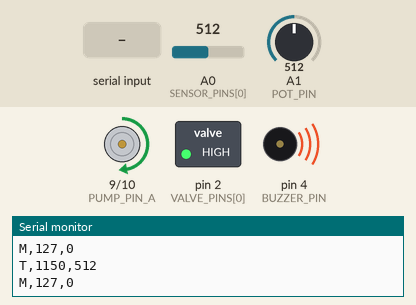
The sketch below on a simulated Arduino Uno, built with avr-gcc and run on an emulated ATmega328P. Shown: motor-driver pin pairs drawn as motors (green arrow = first pin HIGH = forward, orange = second pin HIGH = backward, longer = more drive), switched loads named in the sketch (green lamp = pin HIGH), buzzer (waves = sounding), the last lines printed to the serial monitor. The inputs (shaded band) are chosen by the test bench; at power-on: A1 (POT_PIN) = 512, A0 (SENSOR_PINS[0]) = 512.

Above: at 1.2 s.
1.3 s: A1 (POT_PIN) set to 716
At 1.8 s:
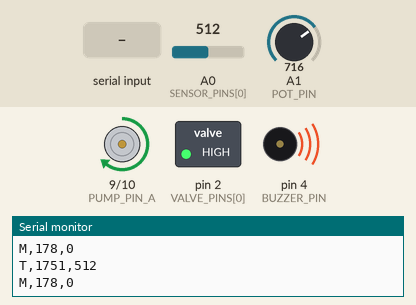
2.8 s: A0 (SENSOR_PINS[0]) set to 481
At 4.0 s:
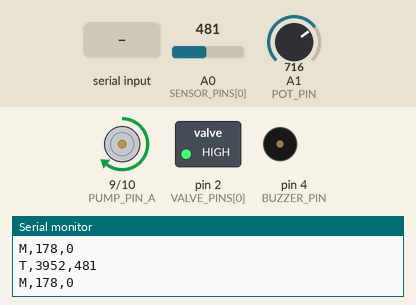
4.3 s: "PUMP,1\n" received over Serial
At 5.3 s:
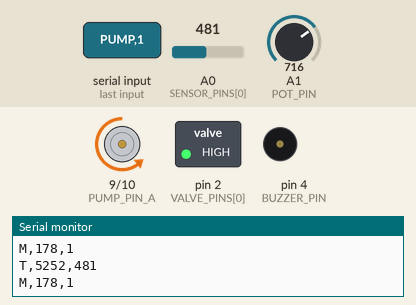
5.8 s: A0 (SENSOR_PINS[0]) set to 511
At 6.6 s:
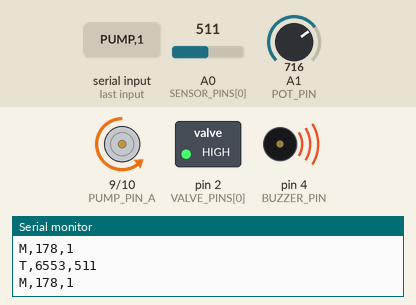
7.3 s: A1 (POT_PIN) set to 900
At 7.6 s:
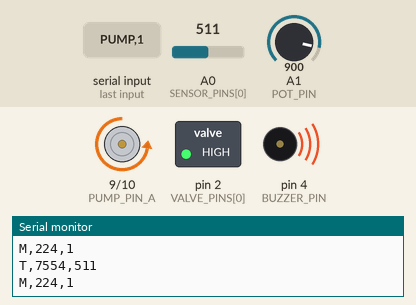
8.8 s: A0 (SENSOR_PINS[0]) set to 306
At 10.1 s:
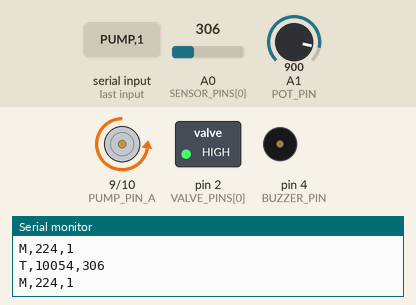
Timing chart, 0 to 11.3 s (numbered marks = the images above; inputs shaded):
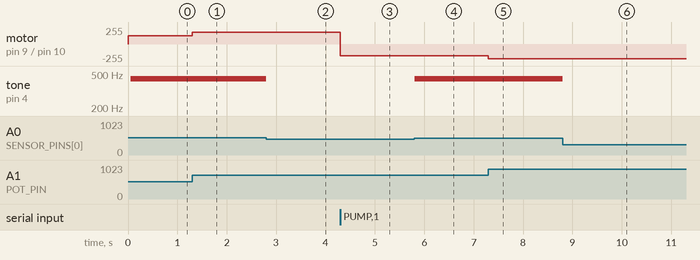

The sketch:

experiment.ino
```cpp
// 좌판 경도 조절 시스템 - 실험용 펌웨어 (최소 구성: 1펌프 공용 + 섹터별 밸브/센서)
// 시리얼 프로토콜
//   Arduino -> PC : "T,<millis>,<sector0_raw>,<sector1_raw>,...\n"   (주기 전송, raw = analogRead 0~1023)
//                    "M,<pump_speed 0-255>,<pump_dir 0|1>\n"          (주기 전송, 가변저항으로 결정된 현재 펌프 속도)
//                    "READY,<NUM_SECTORS>\n"                          (부팅 시 / STATUS 요청 시)
//   PC -> Arduino : "VALVE,<sector_idx>,<0|1>\n"   0=닫힘(밸브 OFF, 펌프측과 연결) 1=열림(대기측 배기)
//                    "PUMP,<dir 0|1>\n"             방향만 소프트웨어로 지정, 속도는 가변저항이 결정
//                    "ALARM,<sector_idx>,<raw_threshold>\n"  섹터별 경보 raw 임계값 실시간 조정
//                    "STATUS\n"
//
// 섹터 확장 시 NUM_SECTORS와 VALVE_PINS/SENSOR_PINS/alarmRawThreshold 배열만 늘리면 됨.

const uint8_t NUM_SECTORS = 1;

const uint8_t VALVE_PINS[NUM_SECTORS] = {2};
const uint8_t SENSOR_PINS[NUM_SECTORS] = {A0};

const uint8_t PUMP_PIN_A = 9;
const uint8_t PUMP_PIN_B = 10;
const uint8_t POT_PIN = A1;
const uint16_t POT_DEADBAND = 10;  // 가변저항 하단 노이즈로 인한 미세 회전 오작동 방지

const uint8_t BUZZER_PIN = 4;
const unsigned int BUZZER_FREQ_HZ = 440;

// 목표압력 상한 실측 확정값: raw≈500 (40kPa까지 쓸 필요 없어 kPa 변환은 보류, 2026-07-13 확정).
// 필요시 ALARM 명령으로 섹터별 임계값 조정 가능.
uint16_t alarmRawThreshold[NUM_SECTORS] = {500};
bool buzzerActive = false;

const unsigned long TELEMETRY_INTERVAL_MS = 50;
unsigned long lastTelemetryMs = 0;

uint8_t pumpDir = 0;
uint8_t lastPumpSpeed = 0;

String inputLine;

void stopPump() {
  analogWrite(PUMP_PIN_A, 0);
  analogWrite(PUMP_PIN_B, 0);
}

void setPump(uint8_t speed, uint8_t dir) {
  if (speed == 0) {
    stopPump();
    return;
  }
  if (dir == 0) {
    analogWrite(PUMP_PIN_A, speed);
    analogWrite(PUMP_PIN_B, 0);
  } else {
    analogWrite(PUMP_PIN_A, 0);
    analogWrite(PUMP_PIN_B, speed);
  }
}

void updatePumpFromPot() {
  int potRaw = analogRead(POT_PIN);
  uint8_t speed = (potRaw <= POT_DEADBAND) ? 0 : (uint8_t)map(potRaw, 0, 1023, 0, 255);
  setPump(speed, pumpDir);
  lastPumpSpeed = speed;
}

void setValve(uint8_t idx, uint8_t state) {
  if (idx >= NUM_SECTORS) return;
  // state가 1(열림)이면 LOW를 쏴서 릴레이를 켜고, 0이면 HIGH를 쏴서 끕니다.
  digitalWrite(VALVE_PINS[idx], state ? LOW : HIGH);
}

void updateBuzzer(uint16_t sensorRaw[]) {
  bool shouldBeep = false;
  for (uint8_t i = 0; i < NUM_SECTORS; i++) {
    if (sensorRaw[i] >= alarmRawThreshold[i]) {
      shouldBeep = true;
      break;
    }
  }
  if (shouldBeep && !buzzerActive) {
    tone(BUZZER_PIN, BUZZER_FREQ_HZ);
    buzzerActive = true;
  } else if (!shouldBeep && buzzerActive) {
    noTone(BUZZER_PIN);
    buzzerActive = false;
  }
}

void sendReady() {
  Serial.print(F("READY,"));
  Serial.println(NUM_SECTORS);
}

void handleCommand(const String &line) {
  if (line.length() == 0) return;

  int firstComma = line.indexOf(',');
  String cmd = firstComma == -1 ? line : line.substring(0, firstComma);

  if (cmd == "VALVE") {
    int secondComma = line.indexOf(',', firstComma + 1);
    if (secondComma == -1) return;
    uint8_t idx = (uint8_t)line.substring(firstComma + 1, secondComma).toInt();
    uint8_t state = (uint8_t)line.substring(secondComma + 1).toInt();
    setValve(idx, state);
  } else if (cmd == "PUMP") {
    if (firstComma == -1) return;
    pumpDir = (uint8_t)line.substring(firstComma + 1).toInt();
  } else if (cmd == "ALARM") {
    int secondComma = line.indexOf(',', firstComma + 1);
    if (secondComma == -1) return;
    uint8_t idx = (uint8_t)line.substring(firstComma + 1, secondComma).toInt();
    if (idx >= NUM_SECTORS) return;
    alarmRawThreshold[idx] = (uint16_t)line.substring(secondComma + 1).toInt();
  } else if (cmd == "STATUS") {
    sendReady();
  }
}

void sendTelemetry(uint16_t sensorRaw[]) {
  Serial.print('T');
  Serial.print(',');
  Serial.print(millis());
  for (uint8_t i = 0; i < NUM_SECTORS; i++) {
    Serial.print(',');
    Serial.print(sensorRaw[i]);
  }
  Serial.println();
}

void sendMotorStatus() {
  Serial.print('M');
  Serial.print(',');
  Serial.print(lastPumpSpeed);
  Serial.print(',');
  Serial.println(pumpDir);
}

void setup() {
  Serial.begin(115200);

  for (uint8_t i = 0; i < NUM_SECTORS; i++) {
    pinMode(VALVE_PINS[i], OUTPUT);
    digitalWrite(VALVE_PINS[i], HIGH);  // 부팅 기본값 = 열림(배기, 잔압 방지)
  }

  pinMode(PUMP_PIN_A, OUTPUT);
  pinMode(PUMP_PIN_B, OUTPUT);
  stopPump();

  pinMode(BUZZER_PIN, OUTPUT);
  noTone(BUZZER_PIN);

  inputLine.reserve(64);
  sendReady();
}

void loop() {
  while (Serial.available() > 0) {
    char c = (char)Serial.read();
    if (c == '\n') {
      inputLine.trim();
      handleCommand(inputLine);
      inputLine = "";
    } else if (c != '\r') {
      inputLine += c;
    }
  }

  updatePumpFromPot();

  unsigned long now = millis();
  if (now - lastTelemetryMs >= TELEMETRY_INTERVAL_MS) {
    lastTelemetryMs = now;

    uint16_t sensorRaw[NUM_SECTORS];
    for (uint8_t i = 0; i < NUM_SECTORS; i++) {
      sensorRaw[i] = analogRead(SENSOR_PINS[i]);
    }

    sendTelemetry(sensorRaw);
    sendMotorStatus();
    updateBuzzer(sensorRaw);
  }
}
```

Measured:
- the behaviour switches between 500 and 499 on A0 (SENSOR_PINS[0]) (found by bisection; images 1 and 2)
- after the input at 1.3 s, motor on pin 9 (PUMP_PIN_A) / pin 10 (PUMP_PIN_B): forward 127/255 → forward 178/255 at once
- after the input at 2.8 s, tone on pin 4 (BUZZER_PIN): 440 Hz → silent at once
- after the input at 4.3 s, motor on pin 9 (PUMP_PIN_A) / pin 10 (PUMP_PIN_B): forward 178/255 → backward 178/255 at once
- after the input at 5.8 s, tone on pin 4 (BUZZER_PIN): silent → 440 Hz at once
- after the input at 7.3 s, motor on pin 9 (PUMP_PIN_A) / pin 10 (PUMP_PIN_B): backward 178/255 → backward 224/255 at once
- after the input at 8.8 s, tone on pin 4 (BUZZER_PIN): 440 Hz → silent at once
